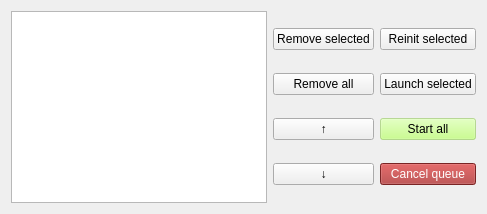
        <widget class="QWidget" name="tab_3">
         <attribute name="title">
          <string>Unmixing queue</string>
         </attribute>
         <layout class="QHBoxLayout" name="horizontalLayout_4">
          <item>
           <widget class="QTableWidget" name="tableWidget_classificationList">
            <property name="toolTip">
             <string>Unmixing job queue. Select a row to inspect, reorder, start, or stop jobs.</string>
            </property>
           </widget>
          </item>
          <item>
           <layout class="QVBoxLayout" name="verticalLayout_12">
            <item>
             <widget class="QPushButton" name="pushButton_clas_remove">
              <property name="toolTip">
               <string>Remove the selected job(s) from the queue.</string>
              </property>
              <property name="text">
               <string>Remove selected</string>
              </property>
             </widget>
            </item>
            <item>
             <widget class="QPushButton" name="pushButton_clas_remove_all">
              <property name="toolTip">
               <string>Remove all jobs from the queue.</string>
              </property>
              <property name="text">
               <string>Remove all</string>
              </property>
             </widget>
            </item>
            <item>
             <widget class="QPushButton" name="pushButton_clas_up">
              <property name="toolTip">
               <string>Move the selected job up in the queue.</string>
              </property>
              <property name="text">
               <string>↑</string>
              </property>
             </widget>
            </item>
            <item>
             <widget class="QPushButton" name="pushButton_clas_down">
              <property name="toolTip">
               <string>Move the selected job down in the queue.</string>
              </property>
              <property name="text">
               <string>↓</string>
              </property>
             </widget>
            </item>
           </layout>
          </item>
          <item>
           <layout class="QVBoxLayout" name="verticalLayout_13">
            <item>
             <widget class="QPushButton" name="pushButton_clas_reinit">
              <property name="toolTip">
               <string>Reset the selected job status back to Idle (keeps parameters).</string>
              </property>
              <property name="styleSheet">
               <string notr="true"/>
              </property>
              <property name="text">
               <string>Reinit selected</string>
              </property>
             </widget>
            </item>
            <item>
             <widget class="QPushButton" name="pushButton_clas_start_selected">
              <property name="toolTip">
               <string>Launch only the selected job(s).</string>
              </property>
              <property name="styleSheet">
               <string notr="true"/>
              </property>
              <property name="text">
               <string>Launch selected</string>
              </property>
             </widget>
            </item>
            <item>
             <widget class="QPushButton" name="pushButton_clas_start">
              <property name="toolTip">
               <string>Launch all pending (non-Done) jobs in the queue.</string>
              </property>
              <property name="styleSheet">
               <string notr="true">background-color: rgba(186, 255, 112, 125);</string>
              </property>
              <property name="text">
               <string>Start all</string>
              </property>
             </widget>
            </item>
            <item>
             <widget class="QPushButton" name="pushButton_clas_stop">
              <property name="toolTip">
               <string>Stop the currently running job.</string>
              </property>
              <property name="styleSheet">
               <string notr="true">background-color: rgb(170,50, 50);
color: rgb(255, 255, 255);</string>
              </property>
              <property name="text">
               <string>Cancel queue</string>
              </property>
             </widget>
            </item>
           </layout>
          </item>
         </layout>
        </widget>
